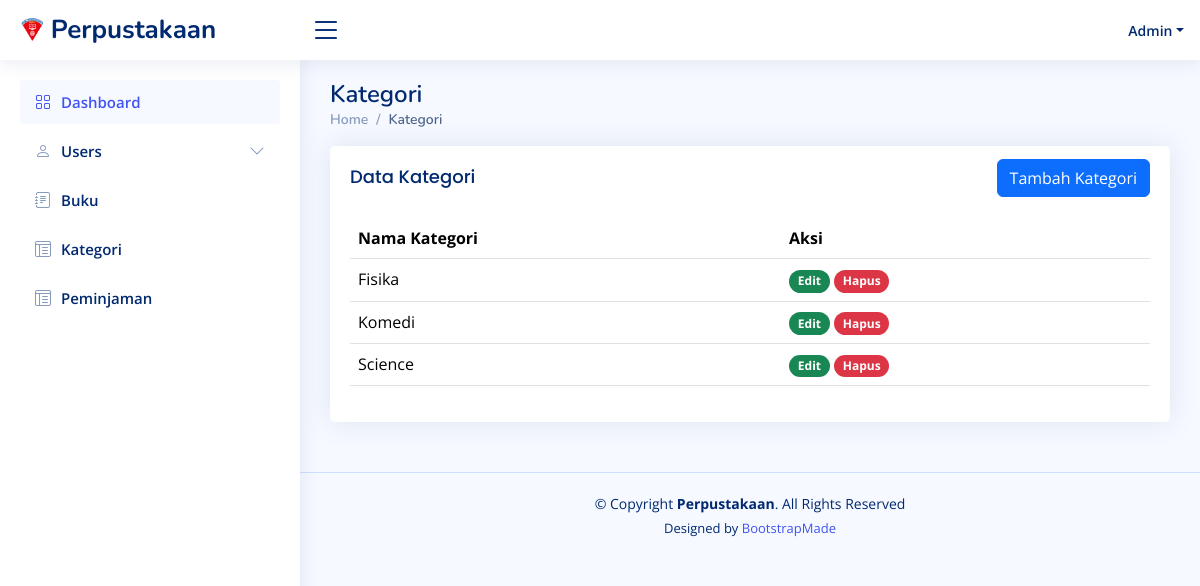
The page /kategori (signed in) on the database as committed earlier.
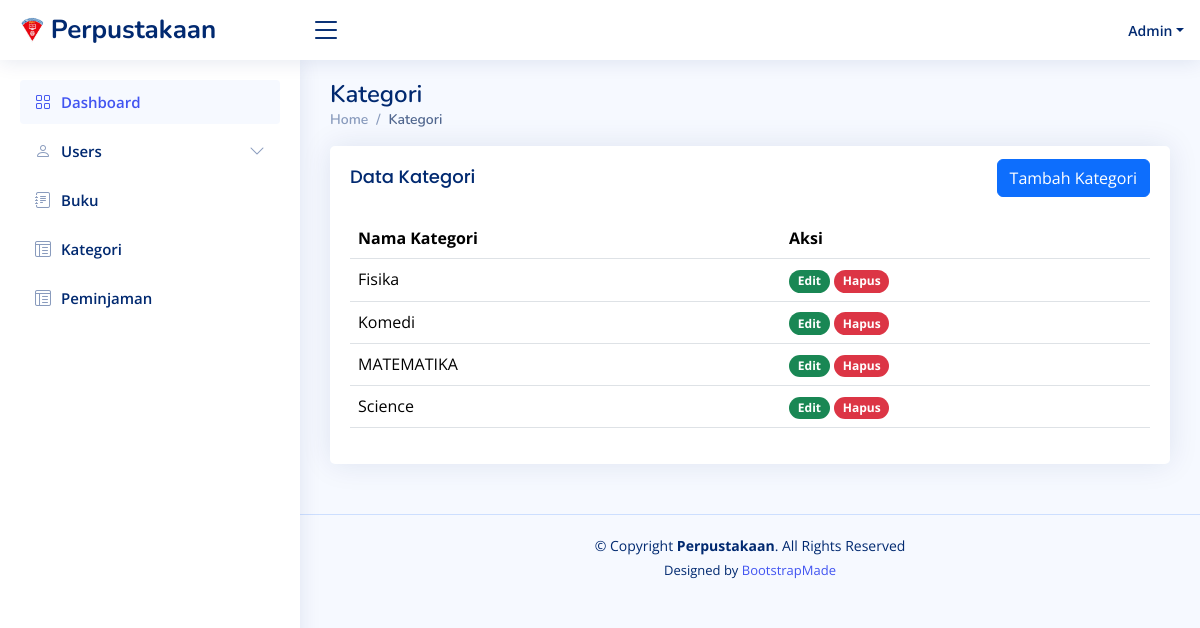
The same page on the database as committed later.
### tables this page shows
CREATE TABLE `kategoribuku` (
  `KategoriID` int NOT NULL,
  `NamaKategori` varchar(255) NOT NULL
);

### app/core/Controller.php (called while the page is built, shortened)
<?php
class Controller
{
  public function view($view, $data = []): void
  {
    require_once '../app/views/' . $view . '.php';
  }
  public function model($modelClass): object
  {
    return new $modelClass;
  }
}

### app/controllers/Kategori.php (called while the page is built, shortened)
<?php
class Kategori extends Controller
{
    public function index()
    {
        $data = [
            'title' => 'Data Kategori',
            'data_kategori' => $this->model('KategoriModel')->get()
        ];
        $this->view('kategori/index', $data);
    }
}

### app/core/App.php (called while the page is built, shortened)
<?php
class App {
  protected $controller = 'Web', $method = 'index', $params = [];
  public function __construct()
  {
    $this->controller = new $this->controller;
    call_user_func_array([$this->controller, $this->method], $this->params);
  }
}

### public/index.php (called while the page is built, shortened)
<?php
require_once '../app/init.php';
$app = new App;

### app/core/Database.php (called while the page is built, shortened)
<?php
class Database {
  private $host = DBHOST, $user = DBUSER, $pass = DBPASS, $dbname = DBNAME;
  private $dbh;
  private $stmt;
  public function __construct()
  {
    $dsn = "mysql:host=$this->host;dbname=$this->dbname";
    $options = [
      PDO::ATTR_PERSISTENT => true,
      PDO::ATTR_ERRMODE    => PDO::ERRMODE_EXCEPTION
    ];
    try {
      $this->dbh = new PDO($dsn, $this->user, $this->pass, $options);
    } catch(PDOException $e) {
      die($e->getMessage());
    }
  }
  public function query($query): void {
    $this->stmt = $this->dbh->prepare($query);
  }
  public function execute(): void {
    $this->stmt->execute();
  }
  public function resultSet(): array {
    $this->execute();
    return $this->stmt->fetchAll(PDO::FETCH_ASSOC);
  }
}

### app/core/BaseModel.php (called while the page is built, shortened)
<?php
class BaseModel
{
    public $db;
    protected $table;
    public function __construct()
    {
        $this->db = new Database();
    }
    public function selectData(string $view = null, string $select = null, array $orderBy = [], array $kondisi = null, string $limit = ''): void
    {
        $table = (!is_null($view)) ? $view : $this->table;
        $setSelect = (!is_null($select)) ? $select : "*";
        $setOrder = "";
        if (count($orderBy) > 0) {
            $keyOrder = array_keys($orderBy)[0];
            $valueOrder = array_values($orderBy)[0];
            $setOrder = "ORDER BY $keyOrder $valueOrder";
        }
        $query = "SELECT $setSelect FROM $table $setOrder $limit";
        if (!is_null($kondisi)) {
            if (array_key_exists("logic", $kondisi)) {
                $logic = $kondisi['logic'];
                $i = 1;
            } else {
                $logic = "";
                $i = 0;
            };
            $arr = [];
            for ($i; $i <= count($kondisi) - 1; $i++) {
                $arr += [array_keys($kondisi)[$i] => array_values($kondisi)[$i]];
            }
            $setKondisi = implode(" ? $logic ", array_keys($arr)) . " ? ";
            $query = "SELECT $setSelect FROM $table WHERE ($setKondisi) $setOrder $limit";
            $this->db->query($query);
            $i = 1;
            foreach ($arr as $value) {
                $this->db->bind($i, $value);
                $i++;
            }
        } else {
            $this->db->query($query);
        }
    }
    public function fetchAll(): array
    {
        return $this->db->resultSet();
    }
}

### app/models/KategoriModel.php (called while the page is built, shortened)
<?php
class KategoriModel extends BaseModel
{
    public function get(): array
    {
        $this->selectData(orderBy: ['NamaKategori' => 'ASC']);
        return $this->fetchAll();
    }
}

### app/init.php (called while the page is built, shortened)
<?php
spl_autoload_register(function ($class) {
    $class = explode('\\', $class);
    $class = end($class);
});

### app/views/kategori/index.php (the view, shortened to what the changed rows need)
<div class="pagetitle">
    <h1>Kategori</h1>
</div>
<section class="section">
    <div class="row">
        <div class="col-lg-12">
            <div class="card">
                <div class="card-body">
                    <table class="table datatable">
                        <thead>
                            <tr>
                                <th>Nama Kategori</th>
                                <th>Aksi</th>
                            </tr>
                        </thead>
                        <tbody>
                            <?php foreach ($data['data_kategori'] as $item) : ?>
                                <tr>
                                    <td><?= $item['NamaKategori'] ?></td>
                                    <td>
                                        <a href="<?= BASEURL ?>/kategori/edit/<?= $item['KategoriID'] ?>" class="btn badge rounded-pill bg-success">Edit</a>
                                        <form action="<?= BASEURL ?>/kategori/destroy" method="post" class="d-inline">
                                            <button type="submit" class="btn badge rounded-pill bg-danger">Hapus</button>
                                        </form>
                                    </td>
                                </tr>
                            <?php endforeach ?>
                        </tbody>
                    </table>
                </div>
            </div>
        </div>
    </div>
</section>

Rows that differ between the two databases and show on the page:
added kategoribuku: NamaKategori "MATEMATIKA"
